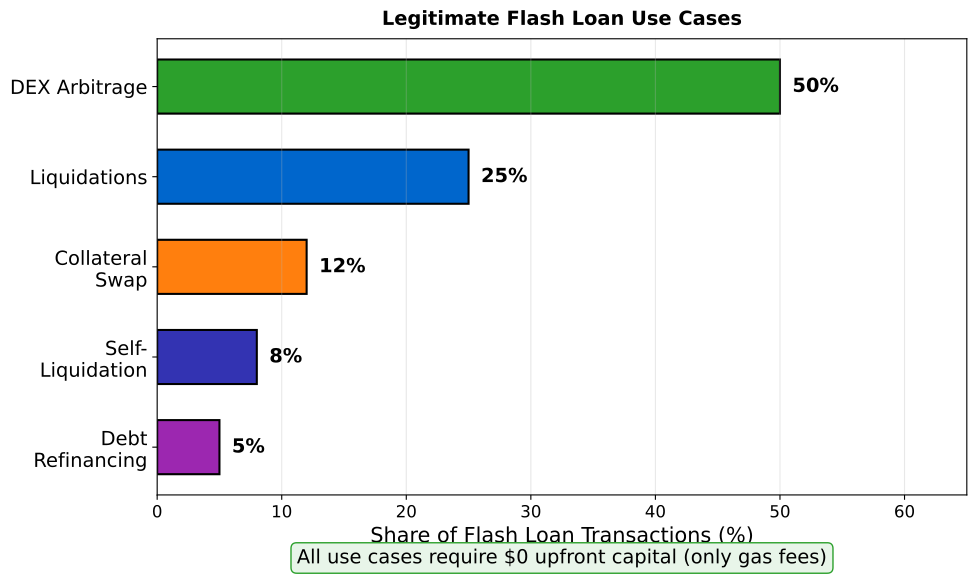

Reproduce this figure in Python.
"""
Flash Loan Legitimate Use Cases
Horizontal bar showing use case frequency
"""

import matplotlib.pyplot as plt
import numpy as np
from pathlib import Path

CHART_METADATA = {
    'title': 'Flash Loan Use Cases',
    'url': 'https://github.com/Digital-AI-Finance/Blockchain_Crypto/tree/main/Module_F_Advanced_Topics/L42_Flash_Loans/charts/05_use_cases'
}

plt.rcParams.update({
    'font.size': 14,
    'axes.labelsize': 14,
    'axes.titlesize': 16,
    'xtick.labelsize': 12,
    'ytick.labelsize': 12,
    'legend.fontsize': 12,
    'figure.figsize': (10, 6),
    'figure.dpi': 150
})

MLPURPLE = '#3333B2'
MLBLUE = '#0066CC'
MLORANGE = '#FF7F0E'
MLGREEN = '#2CA02C'
MLRED = '#D62728'

fig, ax = plt.subplots(figsize=(10, 6))

# Use cases and estimated transaction share
use_cases = ['DEX Arbitrage', 'Liquidations', 'Collateral\nSwap', 'Self-\nLiquidation', 'Debt\nRefinancing']
percentage = [50, 25, 12, 8, 5]
colors = [MLGREEN, MLBLUE, MLORANGE, MLPURPLE, '#9C27B0']
capital_required = ['$0', '$0', '$0', '$0', '$0']

y_pos = np.arange(len(use_cases))

bars = ax.barh(y_pos, percentage, color=colors, edgecolor='black', linewidth=1.5, height=0.6)

# Add value labels
for bar, pct in zip(bars, percentage):
    ax.text(bar.get_width() + 1, bar.get_y() + bar.get_height()/2,
            f'{pct}%', va='center', fontsize=11, fontweight='bold')

ax.set_yticks(y_pos)
ax.set_yticklabels(use_cases, fontsize=11)
ax.set_xlabel('Share of Flash Loan Transactions (%)', fontsize=12)
ax.set_xlim(0, 65)

ax.invert_yaxis()
ax.grid(True, alpha=0.3, axis='x')

# Annotation
ax.text(0.5, -0.15, 'All use cases require $0 upfront capital (only gas fees)',
        transform=ax.transAxes, ha='center', fontsize=10,
        bbox=dict(boxstyle='round,pad=0.3', facecolor='#E8F5E9', edgecolor=MLGREEN))

ax.set_title('Legitimate Flash Loan Use Cases', fontweight='bold', fontsize=14, pad=10)
plt.tight_layout()

output_path = Path(__file__).parent / 'chart.pdf'
plt.savefig(output_path, bbox_inches='tight', dpi=300)
print(f"Chart saved to: {output_path.absolute()}")
plt.close()
